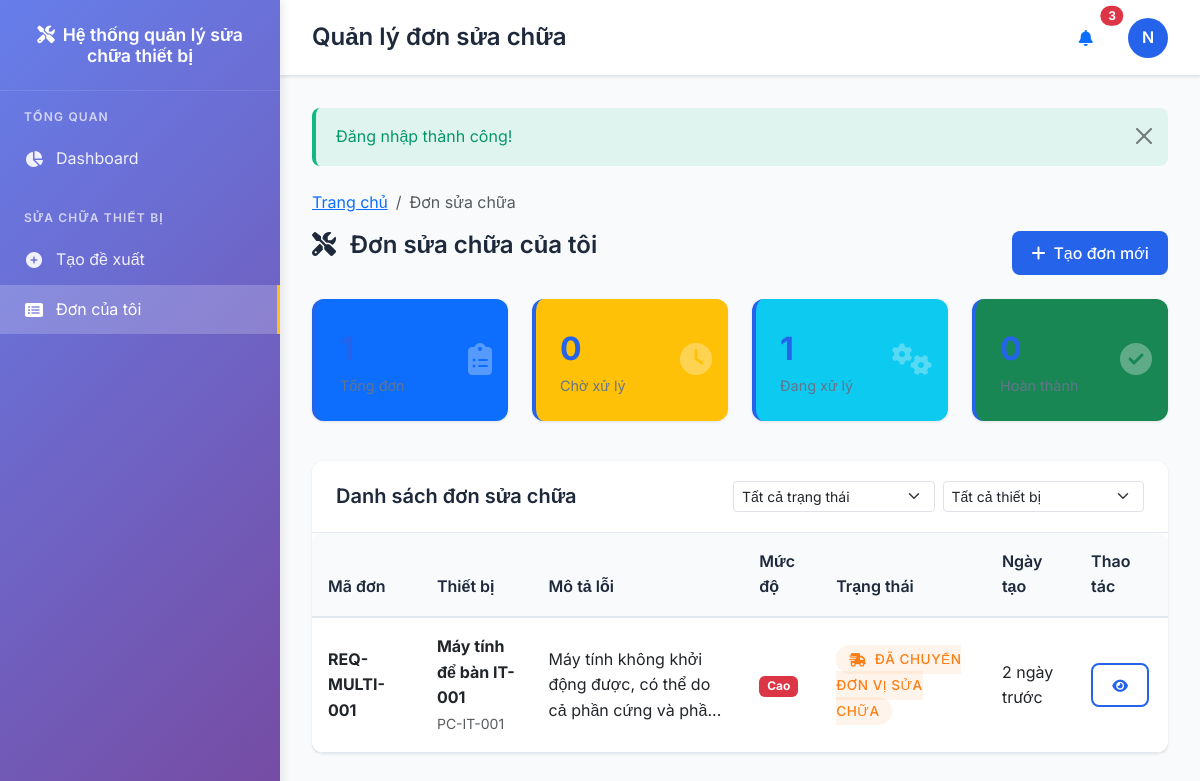
The page /repairs/index.php?equipment_id=1 (signed in) on the database its author committed.
### tables this page shows
CREATE TABLE users (
    id INT AUTO_INCREMENT PRIMARY KEY,
    username VARCHAR(50) NOT NULL UNIQUE,
    password VARCHAR(255) NOT NULL,
    full_name VARCHAR(100) NOT NULL,
    email VARCHAR(100),
    phone VARCHAR(20),
    department_id INT,
    role_id INT NOT NULL,
    avatar VARCHAR(255),
    status ENUM('active', 'inactive') DEFAULT 'active',
    last_login TIMESTAMP NULL,
    created_at TIMESTAMP DEFAULT CURRENT_TIMESTAMP,
    updated_at TIMESTAMP DEFAULT CURRENT_TIMESTAMP ON UPDATE CURRENT_TIMESTAMP,
    FOREIGN KEY (department_id) REFERENCES departments(id) ON DELETE SET NULL,
    FOREIGN KEY (role_id) REFERENCES roles(id) ON DELETE RESTRICT
);

CREATE TABLE repair_requests (
    id INT AUTO_INCREMENT PRIMARY KEY,
    request_code VARCHAR(30) NOT NULL UNIQUE,
    equipment_id INT NOT NULL,
    requester_id INT NOT NULL,
    problem_description TEXT NOT NULL,
    urgency_level ENUM('low', 'medium', 'high', 'critical') DEFAULT 'medium',
    images TEXT,  
    videos TEXT,  
    current_status_id INT NOT NULL,
    assigned_logistics_id INT,
    assigned_clerk_id INT,
    assigned_technician_id INT,
    estimated_completion DATE,
    actual_completion DATETIME,
    total_cost DECIMAL(15,2) DEFAULT 0,
    created_at TIMESTAMP DEFAULT CURRENT_TIMESTAMP,
    updated_at TIMESTAMP DEFAULT CURRENT_TIMESTAMP ON UPDATE CURRENT_TIMESTAMP,
    FOREIGN KEY (equipment_id) REFERENCES equipments(id) ON DELETE RESTRICT,
    FOREIGN KEY (requester_id) REFERENCES users(id) ON DELETE RESTRICT,
    FOREIGN KEY (current_status_id) REFERENCES repair_statuses(id) ON DELETE RESTRICT,
    FOREIGN KEY (assigned_logistics_id) REFERENCES users(id) ON DELETE SET NULL,
    FOREIGN KEY (assigned_clerk_id) REFERENCES users(id) ON DELETE SET NULL,
    FOREIGN KEY (assigned_technician_id) REFERENCES users(id) ON DELETE SET NULL
);

CREATE TABLE repair_statuses (
    id INT AUTO_INCREMENT PRIMARY KEY,
    code VARCHAR(30) NOT NULL UNIQUE,
    name VARCHAR(100) NOT NULL,
    step_order INT NOT NULL,
    color VARCHAR(20) DEFAULT '#007bff',
    icon VARCHAR(50) DEFAULT 'fas fa-circle',
    description TEXT,
    created_at TIMESTAMP DEFAULT CURRENT_TIMESTAMP
);

CREATE TABLE equipments (
    id INT AUTO_INCREMENT PRIMARY KEY,
    code VARCHAR(50) NOT NULL UNIQUE,
    name VARCHAR(200) NOT NULL,
    model VARCHAR(100),
    brand VARCHAR(100),
    type_id INT,
    department_id INT,
    location VARCHAR(200),
    purchase_date DATE,
    warranty_date DATE,
    purchase_price DECIMAL(15,2),
    specifications TEXT,
    image VARCHAR(255),
    status ENUM('active', 'maintenance', 'damaged', 'disposed') DEFAULT 'active',
    description TEXT,
    created_at TIMESTAMP DEFAULT CURRENT_TIMESTAMP,
    updated_at TIMESTAMP DEFAULT CURRENT_TIMESTAMP ON UPDATE CURRENT_TIMESTAMP,
    FOREIGN KEY (type_id) REFERENCES equipment_types(id) ON DELETE SET NULL,
    FOREIGN KEY (department_id) REFERENCES departments(id) ON DELETE SET NULL
);

### repairs/index.php (the view, shortened to what the rows shown need)
<?php
require_once __DIR__ . '/../config/config.php';
$controller = new RepairController();
$data = $controller->index();
$title = 'Quản lý đơn sửa chữa';
$user = current_user();
$role = $user['role_name'];
?>
<div class="row mb-4">
    <div class="col-md-8">
        <h2 class="page-title">
            <i class="fas fa-tools me-2"></i>
            <?php if ($role === 'requester'): ?>
                Đơn sửa chữa của tôi
            <?php elseif ($role === 'logistics'): ?>
                Công việc giao liên
            <?php elseif ($role === 'clerk'): ?>
                Công việc văn thư
            <?php elseif ($role === 'technician'): ?>
                Công việc sửa chữa
            <?php else: ?>
                Tất cả đơn sửa chữa
            <?php endif; ?>
        </h2>
    </div>
</div>
<div class="row mb-4">
    <?php if ($role === 'requester' && isset($data['requests'])): ?>
        <?php
        $myStats = [
            'total' => count($data['requests']),
            'pending' => count(array_filter($data['requests'], fn($r) => in_array($r['status_code'], ['PENDING_HANDOVER', 'HANDED_TO_CLERK']))),
            'in_progress' => count(array_filter($data['requests'], fn($r) => in_array($r['status_code'], ['SENT_TO_REPAIR', 'IN_PROGRESS', 'REPAIR_COMPLETED', 'RETRIEVED']))),
            'completed' => count(array_filter($data['requests'], fn($r) => $r['status_code'] === 'COMPLETED'))
        ];
        ?>
        <div class="col-xl-3 col-md-6 mb-3">
            <div class="stats-card bg-primary text-white">
                <div class="stats-number"><?= $myStats['total'] ?></div>
                <div class="stats-label">Tổng đơn</div>
                <div class="stats-icon"><i class="fas fa-clipboard-list"></i></div>
            </div>
        </div>
        <div class="col-xl-3 col-md-6 mb-3">
            <div class="stats-card bg-warning text-white">
                <div class="stats-number"><?= $myStats['pending'] ?></div>
                <div class="stats-label">Chờ xử lý</div>
                <div class="stats-icon"><i class="fas fa-clock"></i></div>
            </div>
        </div>
        <div class="col-xl-3 col-md-6 mb-3">
            <div class="stats-card bg-info text-white">
                <div class="stats-number"><?= $myStats['in_progress'] ?></div>
                <div class="stats-label">Đang xử lý</div>
                <div class="stats-icon"><i class="fas fa-cogs"></i></div>
            </div>
        </div>
        <div class="col-xl-3 col-md-6 mb-3">
            <div class="stats-card bg-success text-white">
                <div class="stats-number"><?= $myStats['completed'] ?></div>
                <div class="stats-label">Hoàn thành</div>
                <div class="stats-icon"><i class="fas fa-check-circle"></i></div>
            </div>
        </div>
    <?php endif; ?>
</div>
<?php if ($role === 'requester'): ?>
    <div class="card">
        <div class="card-body p-0">
            <?php if (empty($data['requests'])): ?>
                <div class="text-center py-5">
                    <i class="fas fa-inbox fa-3x text-muted mb-3"></i>
                    <h5 class="text-muted">Chưa có đơn sửa chữa nào</h5>
                    <p class="text-muted">Bắt đầu bằng cách tạo đơn sửa chữa đầu tiên</p>
                    <a href="<?= url('repairs/create.php') ?>" class="btn btn-primary">
                        <i class="fas fa-plus me-2"></i>Tạo đơn mới
                    </a>
                </div>
            <?php else: ?>
                <div class="table-responsive">
                    <table class="table table-hover mb-0">
                        <thead class="table-light">
                            <tr>
                                <th>Mã đơn</th>
                                <th>Thiết bị</th>
                                <th>Mô tả lỗi</th>
                                <th>Mức độ</th>
                                <th>Trạng thái</th>
                                <th>Ngày tạo</th>
                                <th>Thao tác</th>
                            </tr>
                        </thead>
                        <tbody>
                            <?php foreach ($data['requests'] as $request): ?>
                                <tr>
                                    <td>
                                        <strong><?= e($request['request_code']) ?></strong>
                                    </td>
                                    <td>
                                        <div>
                                            <strong><?= e($request['equipment_name']) ?></strong>
                                            <br>
                                            <small class="text-muted"><?= e($request['equipment_code']) ?></small>
                                        </div>
                                    </td>
                                    <td>
                                        <span title="<?= e($request['problem_description']) ?>">
                                            <?= e(truncate($request['problem_description'], 60)) ?>
                                        </span>
                                    </td>
                                    <td>
                                        <?php
                                        $urgencyClass = [
                                            'low' => 'success',
                                            'medium' => 'warning',
                                            'high' => 'danger',
                                            'critical' => 'dark'
                                        ][$request['urgency_level']] ?? 'secondary';
                                        $urgencyText = [
                                            'low' => 'Thấp',
                                            'medium' => 'Trung bình',
                                            'high' => 'Cao',
                                            'critical' => 'Khẩn cấp'
                                        ][$request['urgency_level']] ?? 'Không xác định';
                                        ?>
                                        <span class="badge bg-<?= $urgencyClass ?>"><?= $urgencyText ?></span>
                                    </td>
                                    <td>
                                        <span class="status-badge" style="background-color: <?= e($request['status_color']) ?>15; color: <?= e($request['status_color']) ?>;">
                                            <i class="<?= e($request['status_icon']) ?> me-1"></i>
                                            <?= e($request['status_name']) ?>
                                        </span>
                                    </td>
                                    <td>
                                        <span title="<?= format_datetime($request['created_at']) ?>">
                                            <?= time_ago($request['created_at']) ?>
                                        </span>
                                    </td>
                                    <td>
                                        <a href="<?= url('repairs/view.php?code=' . $request['request_code']) ?>"
                                           class="btn btn-sm btn-outline-primary">
                                            <i class="fas fa-eye"></i>
                                        </a>
                                    </td>
                                </tr>
                            <?php endforeach; ?>
                        </tbody>
                    </table>
                </div>
            <?php endif; ?>
        </div>
    </div>
<?php endif; ?>
<?php
$content = ob_get_clean();
include '../layouts/app.php';
?>

### layouts/app.php (shortened to what the rows shown need)
<!DOCTYPE html>
<html lang="vi">
<head>
    <link href="https://cdn.jsdelivr.net/npm/bootstrap@5.3.0/dist/css/bootstrap.min.css" rel="stylesheet">
    <link href="https://cdnjs.cloudflare.com/ajax/libs/font-awesome/6.4.0/css/all.min.css" rel="stylesheet">
</head>
<body>
    <?php
    $user = current_user();
    $current_page = basename($_SERVER['PHP_SELF'], '.php');
    ?>
            <?php if (has_any_role(['admin', 'clerk'])): ?>
            <div class="nav-section">
                <div class="nav-section-title">Báo cáo</div>
                <a href="<?= url('reports/overview.php') ?>" class="nav-link <?= $current_page === 'overview' ? 'active' : '' ?>">
                    <i class="fas fa-chart-bar"></i>
                    Tổng quan
                </a>
                <a href="<?= url('reports/equipment.php') ?>" class="nav-link <?= $current_page === 'equipment' && strpos($_SERVER['REQUEST_URI'], 'reports') ? 'active' : '' ?>">
                    <i class="fas fa-laptop"></i>
                    Theo thiết bị
                </a>
                <a href="<?= url('reports/department.php') ?>" class="nav-link <?= $current_page === 'department' ? 'active' : '' ?>">
                    <i class="fas fa-building"></i>
                    Theo đơn vị
                </a>
            </div>
            <?php endif; ?>
    <div class="main-content">
        <header class="main-header">
            <div class="header-content">
                <div>
                    <h1 class="page-title"><?= e($title ?? 'Dashboard') ?></h1>
                </div>
                <div class="user-menu">
                    <div class="dropdown">
                        <a href="#" class="user-avatar" data-bs-toggle="dropdown">
                            <?php if ($user && $user['avatar']): ?>
                                <img src="<?= upload_url('avatars/' . $user['avatar']) ?>" alt="Avatar" style="width: 100%; height: 100%; object-fit: cover; border-radius: 50%;">
                            <?php else: ?>
                                <?= $user ? strtoupper(substr($user['full_name'], 0, 1)) : 'U' ?>
                            <?php endif; ?>
                        </a>
                    </div>
                </div>
            </div>
        </header>
        <main class="content-area">
            <?php if (isset($content)): ?>
                <?= $content ?>
            <?php endif; ?>
        </main>
    </div>
</body>
</html>

### rows shown on the page
users: full_name "N"
repair_requests: current_status.code "0", current_status.code "1", request_code "REQ-MULTI-001", equipment.name "Máy tính để bàn IT-001", equipment.code "PC-IT-001", problem_description "Máy tính không khởi động được, có thể do cả phần cứng và phầ...", urgency_level "Cao", current_status.name "ĐÃ CHUYỂN ĐƠN VỊ SỬA CHỮA", created_at "2 ngày trước"

### other values the page prints
APP_NAME "Hệ thống quản lý sửa chữa thiết bị"
$title "Quản lý đơn sửa chữa"
$message['message'] "Đăng nhập thành công!"
$item['title'] "Trang chủ"
$item['title'] "Đơn sửa chữa"
